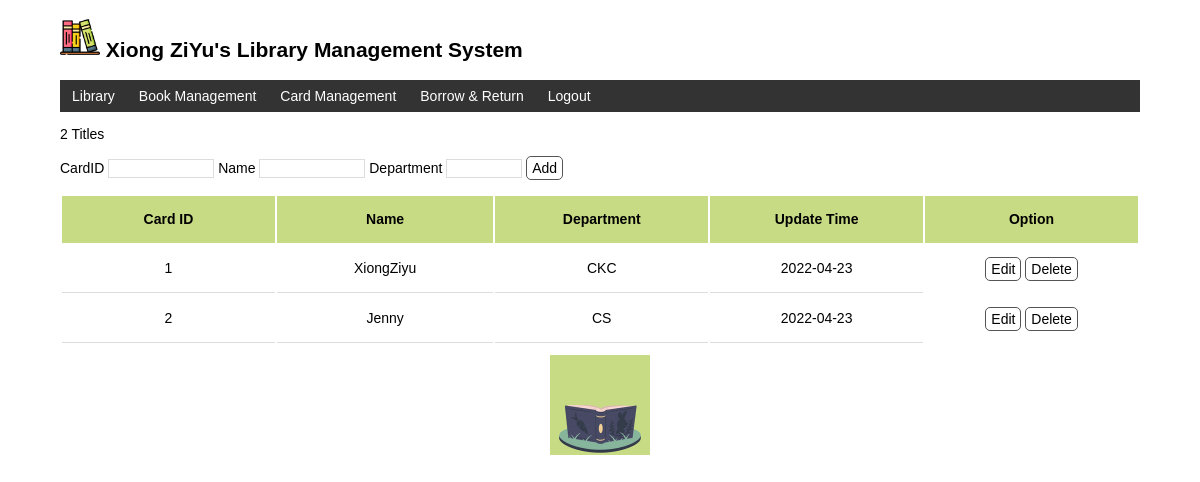
Page /cardManage (signed in) on the committed database.
### libManage/models.py (models this page shows, shortened)
class User(db.Model, UserMixin):
    id = db.Column(db.Integer, primary_key=True)
    name = db.Column(db.String(20))
    username = db.Column(db.String(20))
    password_hash = db.Column(db.String(128))

class Card(db.Model):
    id = db.Column(db.Integer, primary_key=True)
    name = db.Column(db.String(30), nullable=False)
    dept = db.Column(db.String(30))
    update_time = db.Column(db.DateTime, nullable=False)

### libManage/views.py (the view, shortened to what this page needs)
@app.route('/cardManage', methods=['GET', 'POST'])
@login_required
def cardManage():
    cards = Card.query.all()
    return render_template('cardManage.html', cards=cards)

### libManage/__init__.py (called while the page is built)
@login_manager.user_loader
def load_user(user_id):
    from libManage.models import User
    user = User.query.get(int(user_id))
    return user

@app.context_processor
def inject_user():
    from libManage.models import User
    user = User.query.first()
    return dict(user=user)

### libManage/templates/cardManage.html
{% extends 'base.html' %}
{% block content %}
<p>{{ cards|length }} Titles</p>
{% if current_user.is_authenticated %}
<form method="post">
    CardID <input style="width:100px" type="text" name="id" autocomplete="off">
    Name <input style="width:100px" type="text" name="name" autocomplete="off">
    Department <input style="width:70px" type="text" name="dept" autocomplete="off">
    <input class="btn" type="submit" name="submit" value="Add">
</form>
{% endif %}
<ul class="card-list">
    <table>
        <thead><th>Card ID</th><th>Name</th><th>Department</th><th>Update Time</th><th>Option</th></thead>
        <tbody>
            {% for card in cards %}
            <tr>
                <td>{{card.id}}</td>
                <td>{{card.name}}</td>
                <td>{{card.dept}}</td>
                <td>{{card.update_time.strftime('%Y-%m-%d')}}</td>
                <td><a class="btn" href="{{ url_for('edit', card_id=card.id) }}">Edit</a>
                    <form class="inline-form" method="get" action="{{ url_for('delete', card_id=card.id) }}">
                        <input class="btn" type="submit" name="delete" value="Delete" onclick="confirm('Are you sure?')">
                    </form>
                </td>
            </tr>
            {% endfor %}
        </tbody>
    </table>
</ul>
{% endblock %}

### libManage/templates/base.html (shortened to what this page needs)
<!DOCTYPE html>
<html lang="en">
<head>
    {% block head %}
    <link rel="stylesheet" href="{{ url_for('static', filename='style.css') }}" type="text/css">
    {% endblock %}
</head>
<body>
    <h2>
        <img alt="Avatar" class="avatar" src="{{ url_for('static', filename='images/avatar.png') }}">
        {{ user.name }}'s Library Management System
    </h2>
    <nav>
        <ul>
            <li><a href="{{ url_for('index') }}">Library</a></li>
            {% if current_user.is_authenticated %}
            <li><a href="{{ url_for('bookManage') }}">Book Management</a></li>
            <li><a href="{{ url_for('cardManage') }}">Card Management</a></li>
                <li><a href="{{ url_for('borrow') }}">Borrow & Return</a></li>
                <li><a href="{{ url_for('logout') }}">Logout</a></li>
            {% else %}
                <li><a href="{{ url_for('login') }}">Login</a></li>
            {% endif %}
        </ul>
    </nav>
    {% block content %}{% endblock %}
    <img alt="Jumping Rabbit" class="rabbit" src="{{ url_for('static', filename='images/reading.gif') }}" title="jump~jump~jump!">
</body>
</html>

### libManage/static/style.css (style rules this page uses)
body { margin: auto; max-width: 1080px; font-size: 14px; font-family: Helvetica, Arial, sans-serif; }
.avatar { width: 40px; }
thead { background-color: #C7DB84; }
.card-list { list-style-type: none; padding: 0; margin-bottom: 10px; }
.card-list td { text-align: center; padding: 12px 24px; border-bottom: 1px solid #ddd; }
.card-list td:last-child { border-bottom:none; }
.card-list th { height: 45px; width: -webkit-calc(100%/10); text-align: center; }
.rabbit { display: block; margin: 0 auto; height: 100px; }
nav ul { list-style-type: none; margin: 0; padding: 0; overflow: hidden; background-color: #333; }
nav li { float: left; }
nav li a { display: block; color: white; text-align: center; padding: 8px 12px; text-decoration: none; }
input[type=submit] { font-family: inherit; }
input[type=text] { border: 1px solid #ddd; }
.btn { font-size: 14px; padding: 3px 5px; text-decoration: none; cursor: pointer; background-color: white; color: black; border: 1px solid #555555; border-radius: 5px; }
.inline-form { display: inline; }

### rows in the picture
User: name "Xiong ZiYu"
Card: id "1", name "XiongZiyu", dept "CKC", update_time "2022-04-23"
Card: id "2", name "Jenny", dept "CS", update_time "2022-04-23"

### other values in the picture
{{ cards|length }} "2"
